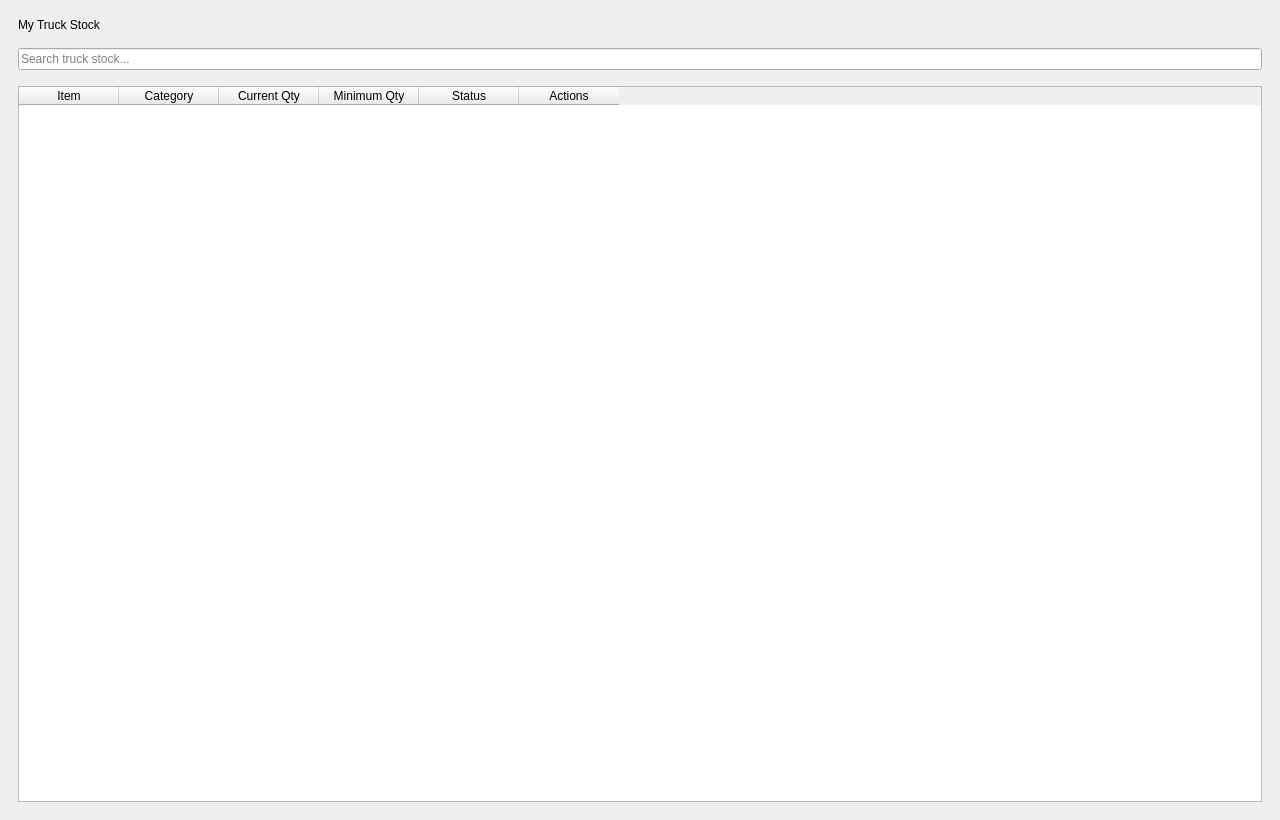
<?xml version="1.0" encoding="UTF-8"?>
<ui version="4.0">
	<class>MyTruckStockPageClass</class>
	<widget class="QWidget" name="MyTruckStockPageClass">
		<property name="geometry">
			<rect>
				<x>0</x>
				<y>0</y>
				<width>1280</width>
				<height>820</height>
			</rect>
		</property>
		<property name="windowTitle">
			<string>My Truck Stock</string>
		</property>

		<layout class="QVBoxLayout" name="rootLayout">
			<property name="leftMargin">
				<number>18</number>
			</property>
			<property name="topMargin">
				<number>18</number>
			</property>
			<property name="rightMargin">
				<number>18</number>
			</property>
			<property name="bottomMargin">
				<number>18</number>
			</property>
			<property name="spacing">
				<number>16</number>
			</property>

			<item>
				<widget class="QLabel" name="pageTitle">
					<property name="text">
						<string>My Truck Stock</string>
					</property>
				</widget>
			</item>

			<item>
				<widget class="QLineEdit" name="searchInput">
					<property name="placeholderText">
						<string>Search truck stock...</string>
					</property>
				</widget>
			</item>

			<item>
				<widget class="QTableWidget" name="truckStockTable">
					<property name="columnCount">
						<number>6</number>
					</property>
					<property name="rowCount">
						<number>0</number>
					</property>

					<column>
						<property name="text">
							<string>Item</string>
						</property>
					</column>
					<column>
						<property name="text">
							<string>Category</string>
						</property>
					</column>
					<column>
						<property name="text">
							<string>Current Qty</string>
						</property>
					</column>
					<column>
						<property name="text">
							<string>Minimum Qty</string>
						</property>
					</column>
					<column>
						<property name="text">
							<string>Status</string>
						</property>
					</column>
					<column>
						<property name="text">
							<string>Actions</string>
						</property>
					</column>
				</widget>
			</item>

		</layout>
	</widget>
	<resources/>
	<connections/>
</ui>
